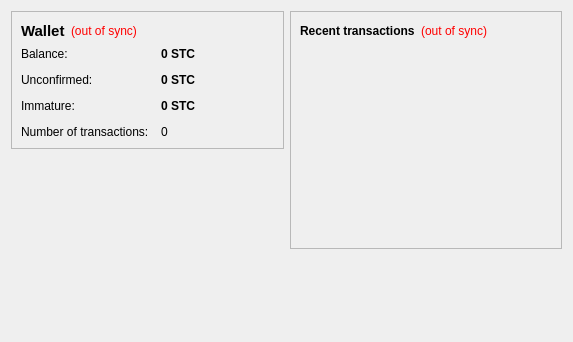
<?xml version="1.0" encoding="UTF-8"?>
<ui version="4.0">
 <class>OverviewPage</class>
 <widget class="QWidget" name="OverviewPage">
  <property name="geometry">
   <rect>
    <x>0</x>
    <y>0</y>
    <width>573</width>
    <height>342</height>
   </rect>
  </property>
  <property name="windowTitle">
   <string>Form</string>
  </property>
  <layout class="QHBoxLayout" name="horizontalLayout" stretch="1,1">
   <item>
    <layout class="QVBoxLayout" name="verticalLayout_2">
     <item>
      <widget class="QFrame" name="frame">
       <property name="frameShape">
        <enum>QFrame::StyledPanel</enum>
       </property>
       <property name="frameShadow">
        <enum>QFrame::Raised</enum>
       </property>
       <layout class="QVBoxLayout" name="verticalLayout_4">
        <item>
         <layout class="QHBoxLayout" name="horizontalLayout_4">
          <item>
           <widget class="QLabel" name="label_5">
            <property name="font">
             <font>
              <pointsize>11</pointsize>
              <weight>75</weight>
              <bold>true</bold>
             </font>
            </property>
            <property name="text">
             <string>Wallet</string>
            </property>
           </widget>
          </item>
          <item>
           <widget class="QLabel" name="labelWalletStatus">
            <property name="toolTip">
             <string>The displayed information may be out of date. Your wallet automatically synchronizes with the StadiCoin network after a connection is established, but this process has not completed yet.</string>
            </property>
            <property name="styleSheet">
             <string notr="true">QLabel { color: red; }</string>
            </property>
            <property name="text">
             <string notr="true">(out of sync)</string>
            </property>
            <property name="alignment">
             <set>Qt::AlignLeading|Qt::AlignLeft|Qt::AlignVCenter</set>
            </property>
           </widget>
          </item>
          <item>
           <spacer name="horizontalSpacer_2">
            <property name="orientation">
             <enum>Qt::Horizontal</enum>
            </property>
            <property name="sizeHint" stdset="0">
             <size>
              <width>40</width>
              <height>20</height>
             </size>
            </property>
           </spacer>
          </item>
         </layout>
        </item>
        <item>
         <layout class="QFormLayout" name="formLayout_2">
          <property name="fieldGrowthPolicy">
           <enum>QFormLayout::AllNonFixedFieldsGrow</enum>
          </property>
          <property name="horizontalSpacing">
           <number>12</number>
          </property>
          <property name="verticalSpacing">
           <number>12</number>
          </property>
          <item row="0" column="0">
           <widget class="QLabel" name="label">
            <property name="text">
             <string>Balance:</string>
            </property>
           </widget>
          </item>
          <item row="0" column="1">
           <widget class="QLabel" name="labelBalance">
            <property name="font">
             <font>
              <weight>75</weight>
              <bold>true</bold>
             </font>
            </property>
            <property name="cursor">
             <cursorShape>IBeamCursor</cursorShape>
            </property>
            <property name="toolTip">
             <string>Your current balance</string>
            </property>
            <property name="text">
             <string notr="true">0 STC</string>
            </property>
            <property name="textInteractionFlags">
             <set>Qt::LinksAccessibleByMouse|Qt::TextSelectableByKeyboard|Qt::TextSelectableByMouse</set>
            </property>
           </widget>
          </item>
          <item row="1" column="0">
           <widget class="QLabel" name="label_3">
            <property name="text">
             <string>Unconfirmed:</string>
            </property>
           </widget>
          </item>
          <item row="1" column="1">
           <widget class="QLabel" name="labelUnconfirmed">
            <property name="font">
             <font>
              <weight>75</weight>
              <bold>true</bold>
             </font>
            </property>
            <property name="cursor">
             <cursorShape>IBeamCursor</cursorShape>
            </property>
            <property name="toolTip">
             <string>Total of transactions that have yet to be confirmed, and do not yet count toward the current balance</string>
            </property>
            <property name="text">
             <string notr="true">0 STC</string>
            </property>
            <property name="textInteractionFlags">
             <set>Qt::LinksAccessibleByMouse|Qt::TextSelectableByKeyboard|Qt::TextSelectableByMouse</set>
            </property>
           </widget>
          </item>
          <item row="3" column="0">
           <widget class="QLabel" name="label_2">
            <property name="text">
             <string>Number of transactions:</string>
            </property>
           </widget>
          </item>
          <item row="3" column="1">
           <widget class="QLabel" name="labelNumTransactions">
            <property name="toolTip">
             <string>Total number of transactions in wallet</string>
            </property>
            <property name="text">
             <string notr="true">0</string>
            </property>
           </widget>
          </item>
          <item row="2" column="0">
           <widget class="QLabel" name="labelImmatureText">
            <property name="text">
             <string>Immature:</string>
            </property>
           </widget>
          </item>
          <item row="2" column="1">
           <widget class="QLabel" name="labelImmature">
            <property name="font">
             <font>
              <weight>75</weight>
              <bold>true</bold>
             </font>
            </property>
            <property name="toolTip">
             <string>Mined balance that has not yet matured</string>
            </property>
            <property name="text">
             <string notr="true">0 STC</string>
            </property>
            <property name="textInteractionFlags">
             <set>Qt::LinksAccessibleByMouse|Qt::TextSelectableByKeyboard|Qt::TextSelectableByMouse</set>
            </property>
           </widget>
          </item>
         </layout>
        </item>
       </layout>
      </widget>
     </item>
     <item>
      <spacer name="verticalSpacer">
       <property name="orientation">
        <enum>Qt::Vertical</enum>
       </property>
       <property name="sizeHint" stdset="0">
        <size>
         <width>20</width>
         <height>40</height>
        </size>
       </property>
      </spacer>
     </item>
    </layout>
   </item>
   <item>
    <layout class="QVBoxLayout" name="verticalLayout_3">
     <item>
      <widget class="QFrame" name="frame_2">
       <property name="frameShape">
        <enum>QFrame::StyledPanel</enum>
       </property>
       <property name="frameShadow">
        <enum>QFrame::Raised</enum>
       </property>
       <layout class="QVBoxLayout" name="verticalLayout">
        <item>
         <layout class="QHBoxLayout" name="horizontalLayout_2">
          <item>
           <widget class="QLabel" name="label_4">
            <property name="text">
             <string>&lt;b&gt;Recent transactions&lt;/b&gt;</string>
            </property>
           </widget>
          </item>
          <item>
           <widget class="QLabel" name="labelTransactionsStatus">
            <property name="toolTip">
             <string>The displayed information may be out of date. Your wallet automatically synchronizes with the StadiCoin network after a connection is established, but this process has not completed yet.</string>
            </property>
            <property name="styleSheet">
             <string notr="true">QLabel { color: red; }</string>
            </property>
            <property name="text">
             <string notr="true">(out of sync)</string>
            </property>
            <property name="alignment">
             <set>Qt::AlignRight|Qt::AlignTrailing|Qt::AlignVCenter</set>
            </property>
           </widget>
          </item>
          <item>
           <spacer name="horizontalSpacer">
            <property name="orientation">
             <enum>Qt::Horizontal</enum>
            </property>
            <property name="sizeHint" stdset="0">
             <size>
              <width>40</width>
              <height>20</height>
             </size>
            </property>
           </spacer>
          </item>
         </layout>
        </item>
        <item>
         <widget class="QListView" name="listTransactions">
          <property name="styleSheet">
           <string notr="true">QListView { background: transparent; }</string>
          </property>
          <property name="frameShape">
           <enum>QFrame::NoFrame</enum>
          </property>
          <property name="verticalScrollBarPolicy">
           <enum>Qt::ScrollBarAlwaysOff</enum>
          </property>
          <property name="horizontalScrollBarPolicy">
           <enum>Qt::ScrollBarAlwaysOff</enum>
          </property>
          <property name="selectionMode">
           <enum>QAbstractItemView::NoSelection</enum>
          </property>
         </widget>
        </item>
       </layout>
      </widget>
     </item>
     <item>
      <spacer name="verticalSpacer_2">
       <property name="orientation">
        <enum>Qt::Vertical</enum>
       </property>
       <property name="sizeHint" stdset="0">
        <size>
         <width>20</width>
         <height>40</height>
        </size>
       </property>
      </spacer>
     </item>
    </layout>
   </item>
  </layout>
 </widget>
 <resources/>
 <connections/>
</ui>
